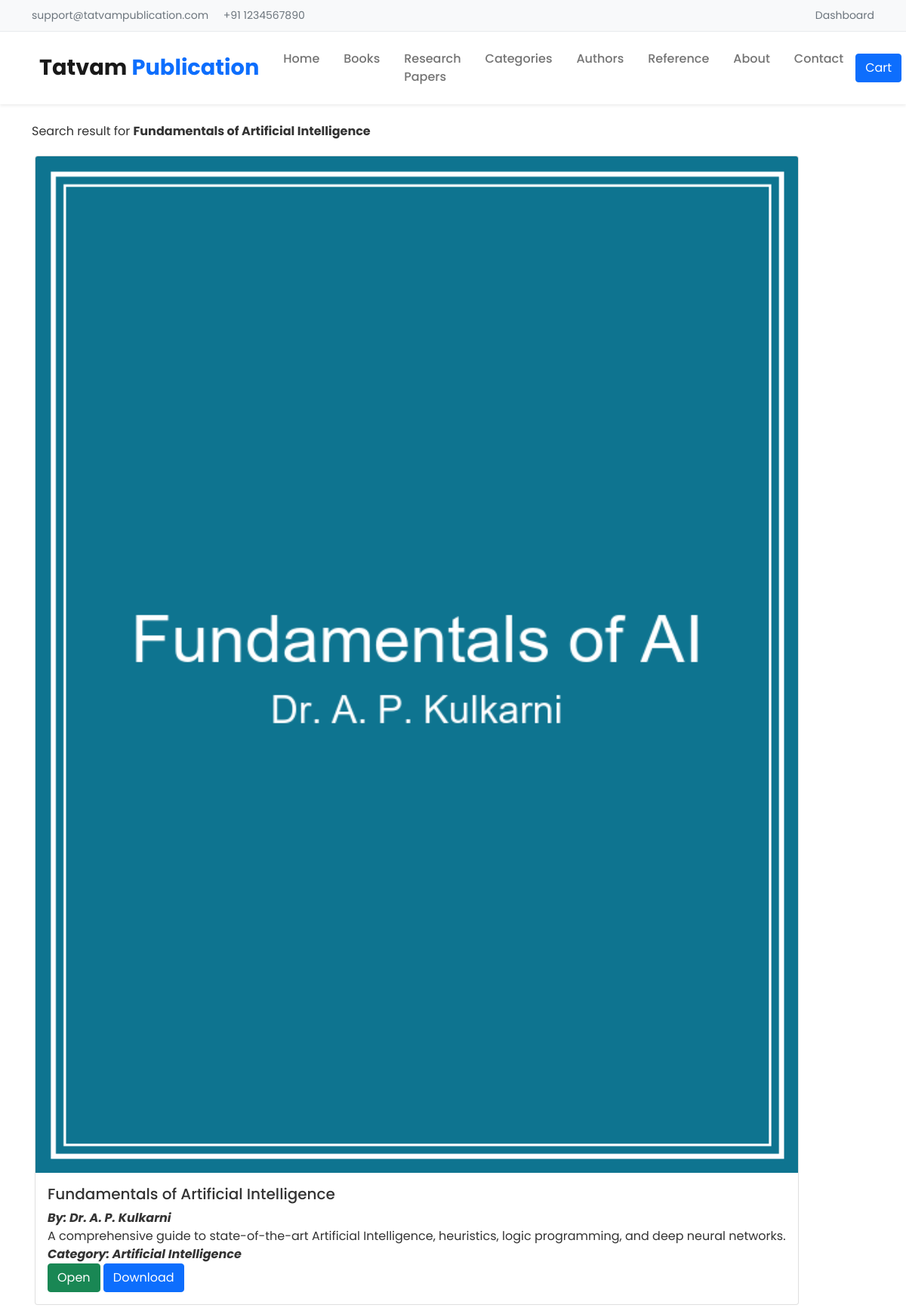
Screenshot of /search.php?key=Fundamentals of Artificial Intelligence (signed in) with the database file from the repository.
### tables this page shows
CREATE TABLE IF NOT EXISTS `books` (
  `id` INT(11) NOT NULL AUTO_INCREMENT,
  `title` VARCHAR(255) NOT NULL,
  `subtitle` VARCHAR(255) DEFAULT NULL,
  `author_id` INT(11) NOT NULL,
  `description` TEXT NOT NULL,
  `category_id` INT(11) NOT NULL,
  `cover` VARCHAR(255) NOT NULL,
  `file` VARCHAR(255) NOT NULL,
  `preview_file` VARCHAR(255) DEFAULT NULL,
  `isbn` VARCHAR(50) DEFAULT NULL,
  `doi` VARCHAR(100) DEFAULT NULL,
  `pages` INT(11) DEFAULT NULL,
  `format` ENUM('Paperback','eBook') DEFAULT 'eBook',
  `language` VARCHAR(50) DEFAULT 'English',
  `edition` VARCHAR(50) DEFAULT '1st Edition',
  `keywords` TEXT DEFAULT NULL,
  `publication_date` DATE DEFAULT NULL,
  `price` DECIMAL(10,2) NOT NULL DEFAULT '0.00',
  `status` ENUM('Draft','Pending','Approved','Rejected','Published') NOT NULL DEFAULT 'Published',
  `content_type` ENUM('book','research_paper') NOT NULL DEFAULT 'book',
  `created_by` INT(11) DEFAULT NULL,
  `approved_by` INT(11) DEFAULT NULL,
  `approved_at` TIMESTAMP NULL DEFAULT NULL,
  `created_at` TIMESTAMP DEFAULT CURRENT_TIMESTAMP,
  `updated_at` TIMESTAMP DEFAULT CURRENT_TIMESTAMP ON UPDATE CURRENT_TIMESTAMP,
  PRIMARY KEY (`id`),
  KEY `idx_books_author` (`author_id`),
  KEY `idx_books_category` (`category_id`),
  KEY `idx_books_status` (`status`),
  KEY `idx_books_content_type` (`content_type`),
  CONSTRAINT `fk_books_author` FOREIGN KEY (`author_id`) REFERENCES `authors` (`id`) ON DELETE CASCADE ON UPDATE CASCADE,
  CONSTRAINT `fk_books_category` FOREIGN KEY (`category_id`) REFERENCES `categories` (`id`) ON UPDATE CASCADE
);

CREATE TABLE IF NOT EXISTS `authors` (
  `id` INT(11) NOT NULL AUTO_INCREMENT,
  `user_id` INT(11) DEFAULT NULL,
  `name` VARCHAR(255) NOT NULL,
  `photo` VARCHAR(255) DEFAULT NULL,
  `about` TEXT DEFAULT NULL,
  `qualification` VARCHAR(255) DEFAULT NULL,
  `designation` VARCHAR(255) DEFAULT NULL,
  `organization` VARCHAR(255) DEFAULT NULL,
  `contact` VARCHAR(255) DEFAULT NULL,
  `created_at` TIMESTAMP DEFAULT CURRENT_TIMESTAMP,
  `updated_at` TIMESTAMP DEFAULT CURRENT_TIMESTAMP ON UPDATE CURRENT_TIMESTAMP,
  PRIMARY KEY (`id`),
  KEY `idx_authors_user_id` (`user_id`),
  CONSTRAINT `fk_author_user` FOREIGN KEY (`user_id`) REFERENCES `users` (`id`) ON DELETE SET NULL ON UPDATE CASCADE
);

CREATE TABLE IF NOT EXISTS `categories` (
  `id` INT(11) NOT NULL AUTO_INCREMENT,
  `name` VARCHAR(191) NOT NULL,
  `created_at` TIMESTAMP DEFAULT CURRENT_TIMESTAMP,
  PRIMARY KEY (`id`),
  UNIQUE KEY `idx_categories_name` (`name`)
);

### php/func-book.php (called while the page is built, shortened)
<?php
function search_books($con, $key){
   $key = "%{$key}%";
   $sql  = "SELECT * FROM books
            WHERE title LIKE ?
            OR description LIKE ?";
   $stmt = $con->prepare($sql);
   $stmt->execute([$key, $key]);
   if ($stmt->rowCount() > 0) {
        $books = $stmt->fetchAll();
   }else {
      $books = 0;
   }
   return $books;
}

### php/func-author.php (called while the page is built, shortened)
<?php
function get_all_author($con){
   $sql  = "SELECT * FROM authors";
   $stmt = $con->prepare($sql);
   $stmt->execute();
   if ($stmt->rowCount() > 0) {
   	  $authors = $stmt->fetchAll();
   }else {
      $authors = 0;
   }
   return $authors;
}

### php/func-category.php (called while the page is built, shortened)
<?php
function get_all_categories($con){
   $sql  = "SELECT * FROM categories";
   $stmt = $con->prepare($sql);
   $stmt->execute();
   if ($stmt->rowCount() > 0) {
   	  $categories = $stmt->fetchAll();
   }else {
      $categories = 0;
   }
   return $categories;
}

### search.php (the view, shortened to what this page needs)
<?php
$cart_count = 0;
$key = $_GET['key'];
include "db_conn.php";
include "php/func-book.php";
$books = search_books($conn, $key);
include "php/func-author.php";
$authors = get_all_author($conn);
include "php/func-category.php";
$categories = get_all_categories($conn);
 ?>
<!DOCTYPE html>
<html lang="en">
<head>
	<link href="https://cdn.jsdelivr.net/npm/bootstrap@5.1.1/dist/css/bootstrap.min.css" rel="stylesheet">
    <link rel="stylesheet" href="css/style.css">
</head>
<body>
	<div class="top-bar">
		<div class="container">
			<div class="d-flex justify-content-between align-items-center">
				<div class="top-info">
					<i class="bi bi-envelope"></i> support@tatvampublication.com
					<span class="ms-3"><i class="bi bi-telephone"></i> +91 1234567890</span>
				</div>
				<div class="top-links">
					<?php if (isset($_SESSION['user_id'])) {
						if (isset($_SESSION['user_type']) && $_SESSION['user_type'] == 'customer') { ?>
							<a href="my-orders.php"><i class="bi bi-bag-check"></i> My Orders</a>
							<a href="user-profile.php" class="ms-2"><i class="bi bi-person-circle"></i> <?=$_SESSION['user_name']?></a>
							<a href="php/user-logout.php" class="ms-2"><i class="bi bi-box-arrow-right"></i> Logout</a>
						<?php } else { ?>
							<a href="admin.php"><i class="bi bi-speedometer2"></i> Dashboard</a>
						<?php }
					}else{ ?>
						<a href="user-login.php"><i class="bi bi-box-arrow-in-right"></i> Login</a>
						<a href="register.php" class="ms-2"><i class="bi bi-person-plus"></i> Register</a>
					<?php } ?>
				</div>
			</div>
		</div>
	</div>
	<nav class="navbar navbar-expand-lg navbar-light bg-white sticky-top shadow-sm">
		<div class="container">
			<a class="navbar-brand" href="index.php">
				<span class="brand-text">Tatvam <span class="text-primary">Publication</span></span>
			</a>
			<div class="collapse navbar-collapse" id="navbarMain">
				<ul class="navbar-nav mx-auto">
					<li class="nav-item"><a class="nav-link" href="index.php">Home</a></li>
					<li class="nav-item"><a class="nav-link" href="books.php">Books</a></li>
					<li class="nav-item"><a class="nav-link" href="books.php?type=research_paper">Research Papers</a></li>
					<li class="nav-item"><a class="nav-link" href="categories.php">Categories</a></li>
					<li class="nav-item"><a class="nav-link" href="authors.php">Authors</a></li>
					<li class="nav-item"><a class="nav-link" href="reference.php">Reference</a></li>
					<li class="nav-item"><a class="nav-link" href="about.php">About</a></li>
					<li class="nav-item"><a class="nav-link" href="contact.php">Contact</a></li>
				</ul>
				<div class="d-flex align-items-center">
					<?php if (isset($_SESSION['user_id']) && isset($_SESSION['user_type']) && $_SESSION['user_type'] == 'customer') { ?>
						<a href="cart.php" class="btn btn-primary position-relative">
							<i class="bi bi-cart3"></i> Cart
							<?php if (isset($cart_count) && $cart_count > 0) { ?>
								<span class="position-absolute top-0 start-100 translate-middle badge rounded-pill bg-danger"><?=$cart_count?></span>
							<?php } ?>
						</a>
					<?php } else { ?>
						<a href="user-login.php" class="btn btn-primary"><i class="bi bi-cart3"></i> Cart</a>
					<?php } ?>
				</div>
			</div>
		</div>
	</nav>
	<div class="container"><br>
		Search result for <b><?=$key?></b>
		<div class="d-flex pt-3">
			<?php if ($books == 0){ ?>
				<div class="alert alert-warning
        	            text-center p-5 pdf-list"
        	     role="alert">
        	     <img src="img/empty-search.png"
        	          width="100">
        	     <br>
				  The key <b>"<?=$key?>"</b> didn't match to any record
		           in the database
			  </div>
			<?php }else{ ?>
			<div class="pdf-list d-flex flex-wrap">
				<?php foreach ($books as $book) { ?>
				<a href="book-detail.php?id=<?=$book['id']?>" style="text-decoration:none;color:inherit;display:block;">
				<div class="card m-1">
					<img src="uploads/cover/<?=$book['cover']?>"
					     class="card-img-top">
					<div class="card-body">
						<h5 class="card-title">
							<?=$book['title']?>
						</h5>
						<p class="card-text">
							<i><b>By:
								<?php foreach($authors as $author){
									if ($author['id'] == $book['author_id']) {
										echo $author['name'];
										break;
									}
								?>
								<?php } ?>
							<br></b></i>
							<?=$book['description']?>
							<br><i><b>Category:
								<?php foreach($categories as $category){
									if ($category['id'] == $book['category_id']) {
										echo $category['name'];
										break;
									}
								?>
								<?php } ?>
							<br></b></i>
						</p>
                       <a href="uploads/files/<?=$book['file']?>"
                          class="btn btn-success">Open</a>
                        <a href="uploads/files/<?=$book['file']?>"
                          class="btn btn-primary"
                          download="<?=$book['title']?>">Download</a>
					</div>
				</div>
				</a>
				<?php } ?>
			</div>
		<?php } ?>
		</div>
	</div>
</body>
</html>

### css/style.css (style rules this page uses)
* { margin: 0; padding: 0; box-sizing: border-box; }
body { font-family: 'Poppins', sans-serif; color: #333; overflow-x: hidden; }
.top-bar { background: #f8f9fa; padding: 10px 0; font-size: 14px; border-bottom: 1px solid #e9ecef; }
.top-info, .top-links { color: #6c757d; }
.top-links a { color: #6c757d; text-decoration: none; margin-left: 20px; transition: color 0.3s; }
.navbar { padding: 1rem 0; transition: all 0.3s; }
.navbar-brand { font-size: 1.5rem; font-weight: 700; display: flex; align-items: center; gap: 10px; }
.brand-text { font-size: 1.8rem; }
.nav-link { font-weight: 500; padding: 0.5rem 1rem !important; transition: color 0.3s; position: relative; }
.nav-link::after { content: ''; position: absolute; bottom: 0; left: 50%; width: 0; height: 2px; background: #0d6efd; transition: all 0.3s; transform: translateX(-50%); }

### rows the page displays
books: cover (picture), title "Fundamentals of Artificial Intelligence", description "A comprehensive guide to state-of-the-art Artificial Intelligence, heuristics, logic programming, and deep neural networks."
authors: name "Dr. A. P. Kulkarni"
categories: name "Artificial Intelligence"

### other values shown
$key "Fundamentals of Artificial Intelligence"
